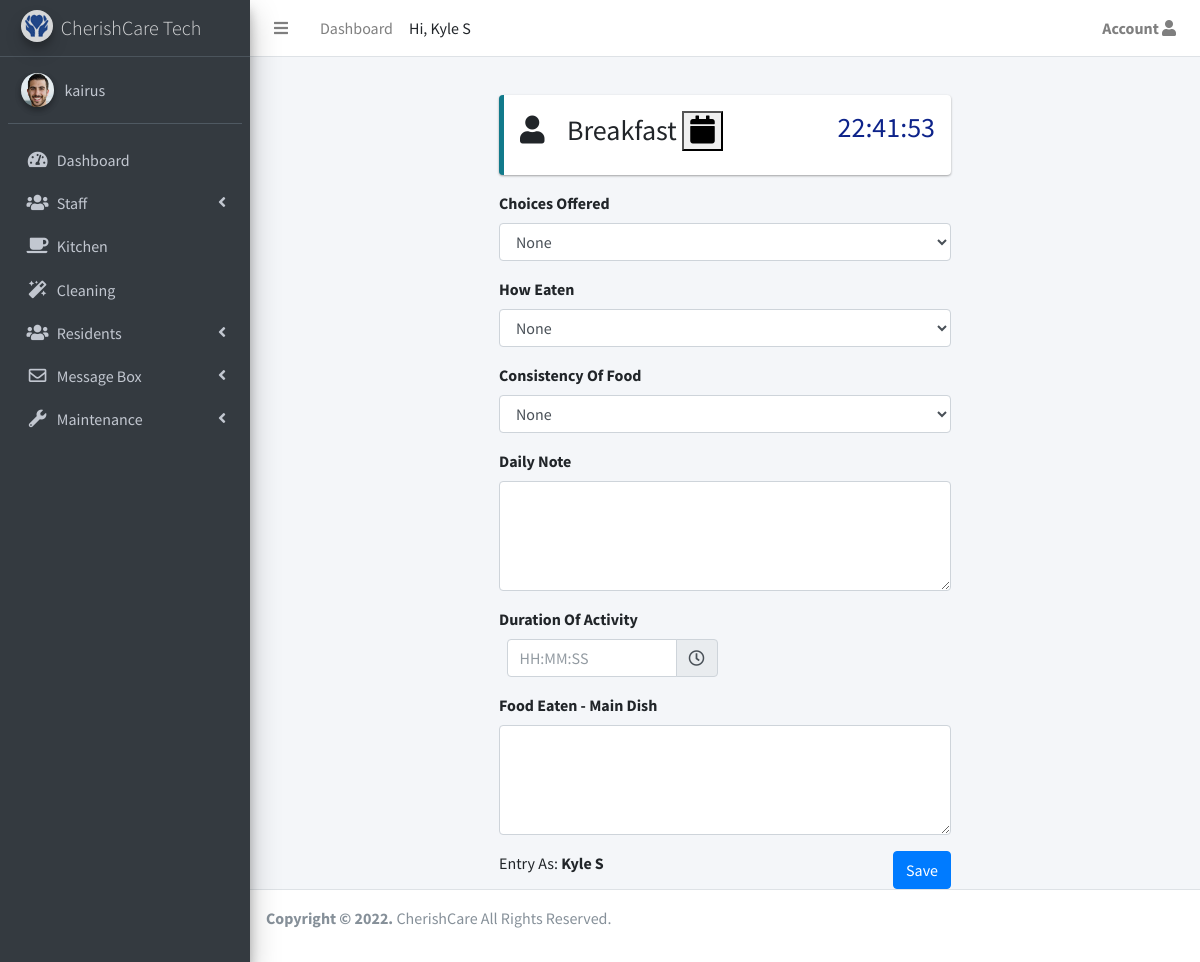
Page /admin/timeline/11/1 (signed in) on the committed database.
### app/models.py (models this page shows, shortened)
class User(UserMixin, db.Model):
    __tablename__ = 'User'
    __table_args__ = {
        'extend_existing': True
    }
    id = db.Column(db.Integer, primary_key=True)
    name = db.Column(db.String(64))
    username = db.Column(db.String(64), unique=True, index=True)
    role_id = db.Column(db.Integer, db.ForeignKey('roles.id'))
    email = db.Column(db.String(64), unique=True, index=True)
    password_hash = db.Column(db.String(128))
    cleaner = db.relationship('Cleaning', backref='cleaner', foreign_keys='Cleaning.cleaned_by')
    repairs_reported = db.relationship('Maintenance', backref='reporter', foreign_keys='Maintenance.reported_by')
    timeline_entry = db.relationship('Timeline', backref='user_entry', foreign_keys='Timeline.user_entry_id')
    med_issue = db.relationship('Medication', backref='med_issuer_staff', foreign_keys='Medication.med_issuer')
    confirmed = db.Column(db.Boolean, default=True)
    active = db.Column(db.Boolean, default=True)
    created_at = db.Column(db.DateTime, server_default=db.func.now())
    last_seen = db.Column(db.DateTime, server_default=db.func.now())
    profile_photo = db.Column(db.String(64), default='avatar.png')
    @property
    def password(self):
        raise AttributeError('Password is not readable')
    def can(self, perm):
        return self.role is not None and self.role.has_permission(perm)
    def is_administrator(self):
        return self.can(Permission.ADMIN)

class ActivityGroup(db.Model):
    __tablename__ = 'act_group'
    __table_args__ = {
        'extend_existing': True
    }
    id = db.Column(db.Integer, primary_key=True)
    group_name = db.Column(db.String(64))
    time = db.Column(db.String(64))

class Activity(db.Model):
    __tablename__ = 'activity'
    __table_args__ = {
        'extend_existing': True
    }
    id = db.Column(db.Integer, primary_key=True)
    act_name = db.Column(db.String(64))
    selection_type = db.Column(db.String(64))
    options = db.Column(db.String(1024), default="")
    act_group = db.relationship('ActivityGroup',
    secondary=hasAct,
    backref=db.backref('activity', lazy='dynamic'),
    lazy='dynamic')

### app/admin/routes.py (the view, shortened to what this page needs)
@admin.route('/timeline/<group_id>/<resident_id>', methods=['GET', 'POST'])
@login_required
def timeline(group_id, resident_id):
    group =  ActivityGroup.query.get(group_id)
    resident = Resident.query.get(resident_id)
    timeline_today = Timeline.query.filter(Timeline.date==datetime.date(datetime.now()),
                    Timeline.activity_group_id==group_id, Timeline.resident_id==resident_id).first()
    return render_template('admin/pages/residents/timeline.html', user=current_user, resident=resident, group=group, entry_timeline=timeline_today)

### app/auth/routes.py (called while the page is built)
@auth.before_app_request
def before_request():
    if current_user.is_authenticated \
            and not current_user.confirmed \
            and request.endpoint \
            and request.blueprint != 'auth' \
            and request.blueprint != 'main' \
            and request.endpoint != 'static':
        return redirect(url_for('auth.unconfirmed'))

### app/models.py (called while the page is built)
@login_manager.user_loader
def load_user(user_id):
    return User.query.get(int(user_id))

    def has_permission(self, perm):
        return self.permissions & perm == perm

### app/templates/admin/pages/residents/timeline.html (shortened to what this page needs)
{% extends 'admin_base.html'%}
{% import "macros.html" as macros %}
{%block css %}
<link rel="stylesheet" href="https://code.ionicframework.com/ionicons/2.0.1/css/ionicons.min.css')}}">
<link rel="stylesheet" href="{{url_for('static', filename='plugins/fontawesome-free/css/all.min.css')}}">
<link rel="stylesheet" href="{{url_for('static' , filename='dist/css/adminlte.min.css')}}">
{%endblock%}
{%block main_content %}
<section class="content">
    <div class="row">
        <div class="col-sm-3"></div>
        <div class="col-sm-6">
            <div class="callout callout-info">
                <h3><i class="fas fa-user"></i> &nbsp;&nbsp;&nbsp;{{group.group_name}}
                    <button id="datepick"><i class="fa fa-calendar"></i></button>
                    <span id="clock" class="float-right" style="color: rgb(13, 35, 138);"></span>
                </h3>
            </div>
            {%if group.activity.all()|count==0%}
            <h5>No Activity Yet in {{group.group_name}}</h5>
            {%else%}
            {%if entry_timeline%}
            {% set actions=entry_timeline.action.split('|')%}
            <form action="{{url_for('.timeline', group_id=group.id, resident_id=resident.id)}}" method="post">
                <input type="text" name="dob" id="dob" value="{%if entry_date%}{{entry_date}}{%endif%}" hidden>
                <input type="text" name="decoy_dob" value="yes" hidden>
                {%for activity in group.activity.all()%}
                <label for="">{{activity.act_name}}</label>
                {% set action=actions[loop.index0]%}
                {%if activity.selection_type=="select"%}
                <div class="form-group ">
                    <select class="form-control" name="act_name" id="act_name">
                        {%for option in activity.options.split("|")%}
                        <option value="{{option}}" {%if option==action %}selected="selected" {%endif%}>{{option}}
                        </option>
                        {%endfor%}
                    </select>
                </div>
                {%elif activity.selection_type=="checkbox"%}
                <div class="form-group">
                    <div class="form-check">
                        <input class="form-check-input" type="checkbox" name="act_name" id="act_name">
                        <label class="form-check-label">{{activity.act_name}}</label>
                    </div>
                </div>
                {%elif activity.selection_type=="duration"%}
                <div class="form-group col-md-6">
                    <div class="input-group date" id="duration_timepicker" data-target-input="nearest">
                        <input type="text" class="form-control datetimepicker-input" placeholder="HH:MM:SS"
                            name="act_name" data-target="#duration_timepicker" value="{{action}}" required />
                        <div class="input-group-append" data-target="#duration_timepicker" data-toggle="datetimepicker">
                            <div class="input-group-text"><i class="far fa-clock"></i></div>
                        </div>
                    </div>
                </div>
                {%else%}
                <div class="form-group">
                    <textarea class="form-control" name="act_name" id="act_name" rows="4" required>{{action}}</textarea>
                </div>
                {%endif%}
                {%endfor%}
                <div class="form-group">
                    <input type="submit" class="btn btn-primary float-right" value="Save">
                </div>
                <div class="info">Last Entry by: <b>{{entry_timeline.user_entry.name}}</b></div>
                <div class="info">Update As: <b>{{user.name}}</b></div>
            </form>
            {%else%}
            <form action="{{url_for('.timeline', group_id=group.id, resident_id=resident.id)}}" method="post">
                {%for activity in group.activity.all()%}
                <label for="">{{activity.act_name}}</label>
                {%if activity.selection_type=="select"%}
                <div class="form-group ">
                    <select class="form-control" name="act_name" id="act_name">
                        {%for option in activity.options.split("|")%}
                        <option value="{{option}}" >{{option}}
                        </option>
                        {%endfor%}
                    </select>
                </div>
                {%elif activity.selection_type=="duration"%}
                <div class="form-group col-md-6">
                    <div class="input-group date" id="duration_timepicker" data-target-input="nearest">
                        <input type="text" class="form-control datetimepicker-input" placeholder="HH:MM:SS"
                            name="act_name" data-target="#duration_timepicker" required />
                        <div class="input-group-append" data-target="#duration_timepicker" data-toggle="datetimepicker">
                            <div class="input-group-text"><i class="far fa-clock"></i></div>
                        </div>
                    </div>
                </div>
                {%else%}
                <div class="form-group">
                    <textarea class="form-control" name="act_name" id="act_name" rows="4" required></textarea>
                </div>
                {%endif%}
                {%endfor%}
                <div class="form-group">
                    <input type="submit" class="btn btn-primary float-right" value="Save">
                </div>
                <div class="info">Entry As: <b>{{user.name}}</b></div>
            </form>
            {%endif%}
            {%endif%}
        </div>
        <div class="col-sm-3"></div>
    </div>
</section>
{%endblock%}

### app/templates/admin_base.html (shortened to what this page needs)
<!DOCTYPE html>
<html>
<head>
  <link rel="stylesheet" href="{{url_for('static' , filename='plugins/fontawesome-free-5/css/all.css')}}">
  <link rel="stylesheet"
    href="{{url_for('static', filename='plugins/overlayScrollbars/css/OverlayScrollbars.min.css')}}">
    <link rel="stylesheet" href="{{url_for('static', filename='plugins/datatables-bs4/css/dataTables.bootstrap4.min.css')}}">
    <link rel="stylesheet"
    href="{{url_for('static', filename='plugins/datatables-responsive/css/responsive.bootstrap4.min.css')}}">
  <link rel="stylesheet" href="{{url_for('static', filename='plugins/daterangepicker/daterangepicker.css')}}">
  <link rel="stylesheet"
    href="{{url_for('static', filename='plugins/tempusdominus-bootstrap-4/css/tempusdominus-bootstrap-4.min.css')}}">
   <link rel="stylesheet" href="{{url_for('static' , filename='dist/css/preloader.css')}}">
  {%block css %}{%endblock%}
</head>
<body class="hold-transition sidebar-mini">
  <div class="wrapper">
    <nav class="main-header navbar navbar-expand navbar-white navbar-light">
      <ul class="navbar-nav">
        <li class="nav-item">
          <a class="nav-link" data-widget="pushmenu" href="#" role="button"><i class="fas fa-bars"></i></a>
        </li>
        {%if user.is_administrator()%}
        <li class="nav-item d-none d-sm-inline-block">
          <a href="{{url_for('admin.index')}}" class="nav-link">Dashboard</a>
        </li>
        {%endif%}
      </ul>
      <span> Hi, {{user.name}}
      </span>
      <ul class="navbar-nav ml-auto">
        <li class="nav-item dropdown">
          <a class="nav-link" data-toggle="dropdown" href="#">
            <b>Account</b> <i class="fas fa-user"></i>
          </a>
        </li>
      </ul>
    </nav>
    <aside class="main-sidebar sidebar-dark-primary elevation-4">
      {%if user.is_administrator()%}
      <a href="{{url_for('admin.index')}}" class="brand-link">
      {%else%}
      <a href="{{url_for('admin.view_residents')}}" class="brand-link">
        {%endif%}
        <img src="{{url_for('static', filename='assets/img/favicon.png')}}" alt="CherishCare Logo"
          class="brand-image img-circle elevation-3" style="opacity: .8">
        <span class="brand-text font-weight-light">CherishCare Tech</span>
      </a>
      <div class="sidebar">
        <div class="user-panel mt-3 pb-3 mb-3 d-flex">
          <div class="image">
            <a href="#">
              <img src="{{url_for('static', filename='uploads/')}}{{user.profile_photo}}"
                onclick="document.getElementById('photo').click()" class="img-circle elevation-2" alt="User Image">
            </a>
          </div>
          <div class="info">
            <a href="#" class="d-block">{{user.username}}</a>
          </div>
        </div>
        <nav class="mt-2">
          <ul class="nav nav-pills nav-sidebar flex-column" data-widget="treeview" role="menu" data-accordion="false">
            {%if user.is_administrator()%}
            <li class="nav-item">
              <a href="{{url_for('admin.index')}}" class="nav-link">
                <i class="nav-icon fas fa-tachometer-alt"></i>
                <p>Dashboard</p>
              </a>
            </li>
            <li class="nav-item has-treeview">
              <a href="#" class="nav-link">
                <i class="nav-icon fas fa-users"></i>
                <p>
                  Staff
                  <i class="fas fa-angle-left right"></i>
                </p>
              </a>
            </li>
            {%endif%}
            {%if user.is_administrator() or user.role.name=="Kitchen Staff"%}
            <li class="nav-item">
              <a href="{{url_for('admin.kitchen')}}" class="nav-link">
                <i class="nav-icon fas fa-coffee"></i>
                <p>Kitchen</p>
              </a>
            </li>
            {%endif%}
            {%if user.is_administrator() or user.role.name=="Cleaning Staff"%}
            <li class="nav-item">
              <a href="{{url_for('admin.cleaning')}}" class="nav-link">
                <i class="nav-icon fas fa-magic"></i>
                <p>Cleaning</p>
              </a>
            </li>
            {%endif%}
            {%if user.is_administrator() %}
            <li class="nav-item has-treeview">
              <a href="#" class="nav-link">
                <i class="nav-icon fas fa-users"></i>
                <p>
                  Residents
                  <i class="fas fa-angle-left right"></i>
                </p>
              </a>
            </li>
            {%endif%}
            <li class="nav-item has-treeview">
              <a href="#" class="nav-link">
                <i class="nav-icon far fa-envelope"></i>
                <p>
                  Message Box
                  <i class="fas fa-angle-left right"></i>
                </p>
              </a>
            </li>
            {%if user.is_administrator() or user.role.name=="Maintenance Staff"%}
            <li class="nav-item has-treeview">
              <a href="#" class="nav-link">
                <i class="nav-icon fas fa-wrench"></i>
                <p>
                  Maintenance
                  <i class="fas fa-angle-left right"></i>
                </p>
              </a>
            </li>
            {%endif%}
          </ul>
        </nav>
      </div>
    </aside>
    <div class="content-wrapper">
      <section class="content-header">
      </section>
      <section class="content">
        <div class="container-fluid">
          {%block main_content %} {%endblock%}
        </div>
      </section>
    </div>
    <footer class="main-footer no-print">
      <p>
        <strong>Copyright &copy
          <script> document.write(new Date().getFullYear())</script>.
        </strong>
        CherishCare All Rights Reserved.
      </p>
    </footer>
</body>
</html>

### rows in the picture
User: name "Kyle S", profile_photo (picture), username "kairus"
ActivityGroup: group_name "Breakfast"
Activity: act_name "Choices Offered", act_name "None"
Activity: act_name "How Eaten", act_name "None"
Activity: act_name "Consistency Of Food", act_name "None"
Activity: act_name "Daily Note"
Activity: act_name "Duration Of Activity"
Activity: act_name "Food Eaten - Main Dish"
